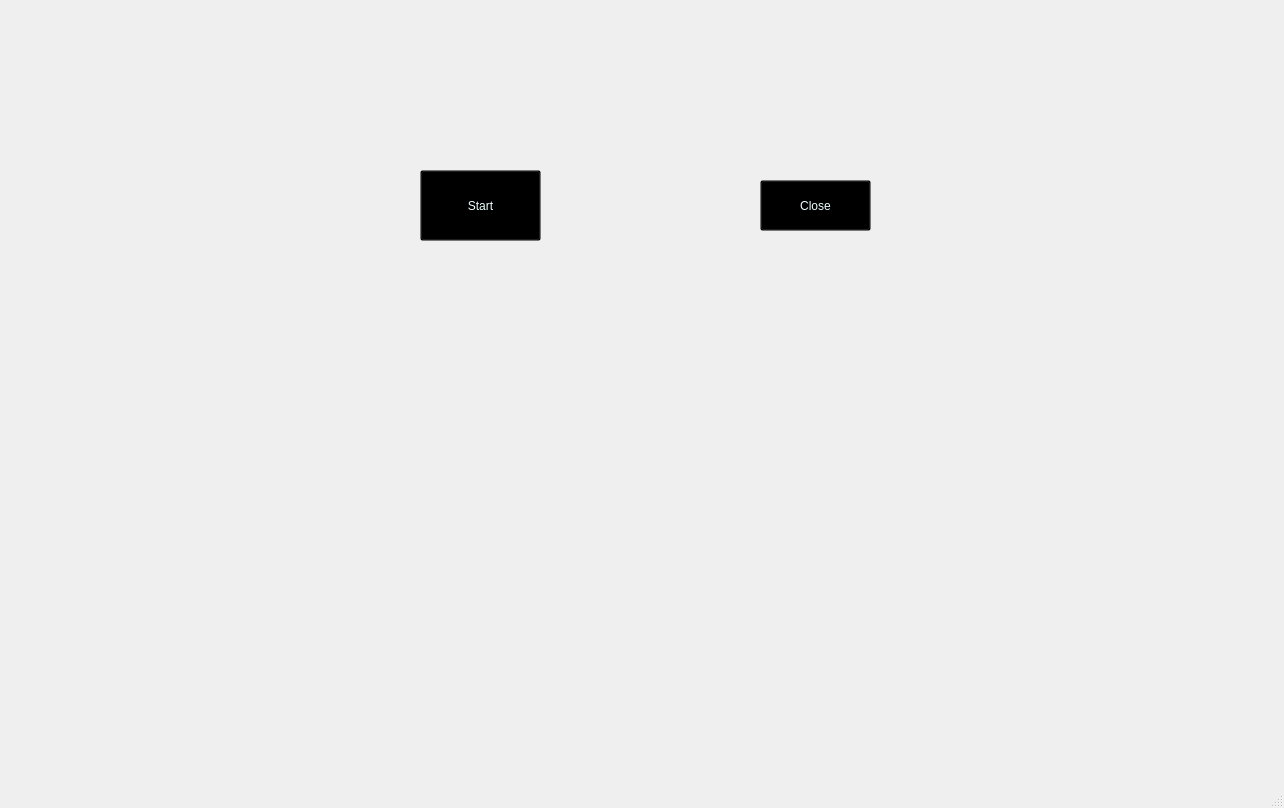
<?xml version="1.0" encoding="UTF-8"?>
<ui version="4.0">
 <class>MainWindow</class>
 <widget class="QMainWindow" name="MainWindow">
  <property name="geometry">
   <rect>
    <x>0</x>
    <y>0</y>
    <width>1284</width>
    <height>808</height>
   </rect>
  </property>
  <property name="windowTitle">
   <string>MainWindow</string>
  </property>
  <widget class="QWidget" name="centralwidget">
   <widget class="QLabel" name="label">
    <property name="geometry">
     <rect>
      <x>0</x>
      <y>-20</y>
      <width>1291</width>
      <height>811</height>
     </rect>
    </property>
    <property name="text">
     <string/>
    </property>
    <property name="pixmap">
     <pixmap>2449594.jpg</pixmap>
    </property>
    <property name="scaledContents">
     <bool>true</bool>
    </property>
   </widget>
   <widget class="QLabel" name="label_2">
    <property name="geometry">
     <rect>
      <x>474</x>
      <y>295</y>
      <width>331</width>
      <height>261</height>
     </rect>
    </property>
    <property name="text">
     <string/>
    </property>
    <property name="pixmap">
     <pixmap>LCPT.gif</pixmap>
    </property>
    <property name="scaledContents">
     <bool>true</bool>
    </property>
   </widget>
   <widget class="QPushButton" name="pushButton">
    <property name="geometry">
     <rect>
      <x>420</x>
      <y>170</y>
      <width>121</width>
      <height>71</height>
     </rect>
    </property>
    <property name="styleSheet">
     <string notr="true">background:Transparent;
font: 14pt &quot;Algerian&quot;;
color : rgb(235, 255, 254);</string>
    </property>
    <property name="text">
     <string>Start</string>
    </property>
   </widget>
   <widget class="QPushButton" name="pushButton_2">
    <property name="geometry">
     <rect>
      <x>760</x>
      <y>180</y>
      <width>111</width>
      <height>51</height>
     </rect>
    </property>
    <property name="styleSheet">
     <string notr="true">background:Transparent;
font: 14pt &quot;Algerian&quot;;
color : rgb(235, 255, 254);</string>
    </property>
    <property name="text">
     <string>Close</string>
    </property>
   </widget>
  </widget>
  <widget class="QMenuBar" name="menubar">
   <property name="geometry">
    <rect>
     <x>0</x>
     <y>0</y>
     <width>1284</width>
     <height>26</height>
    </rect>
   </property>
  </widget>
  <widget class="QStatusBar" name="statusbar"/>
 </widget>
 <resources/>
 <connections/>
</ui>
